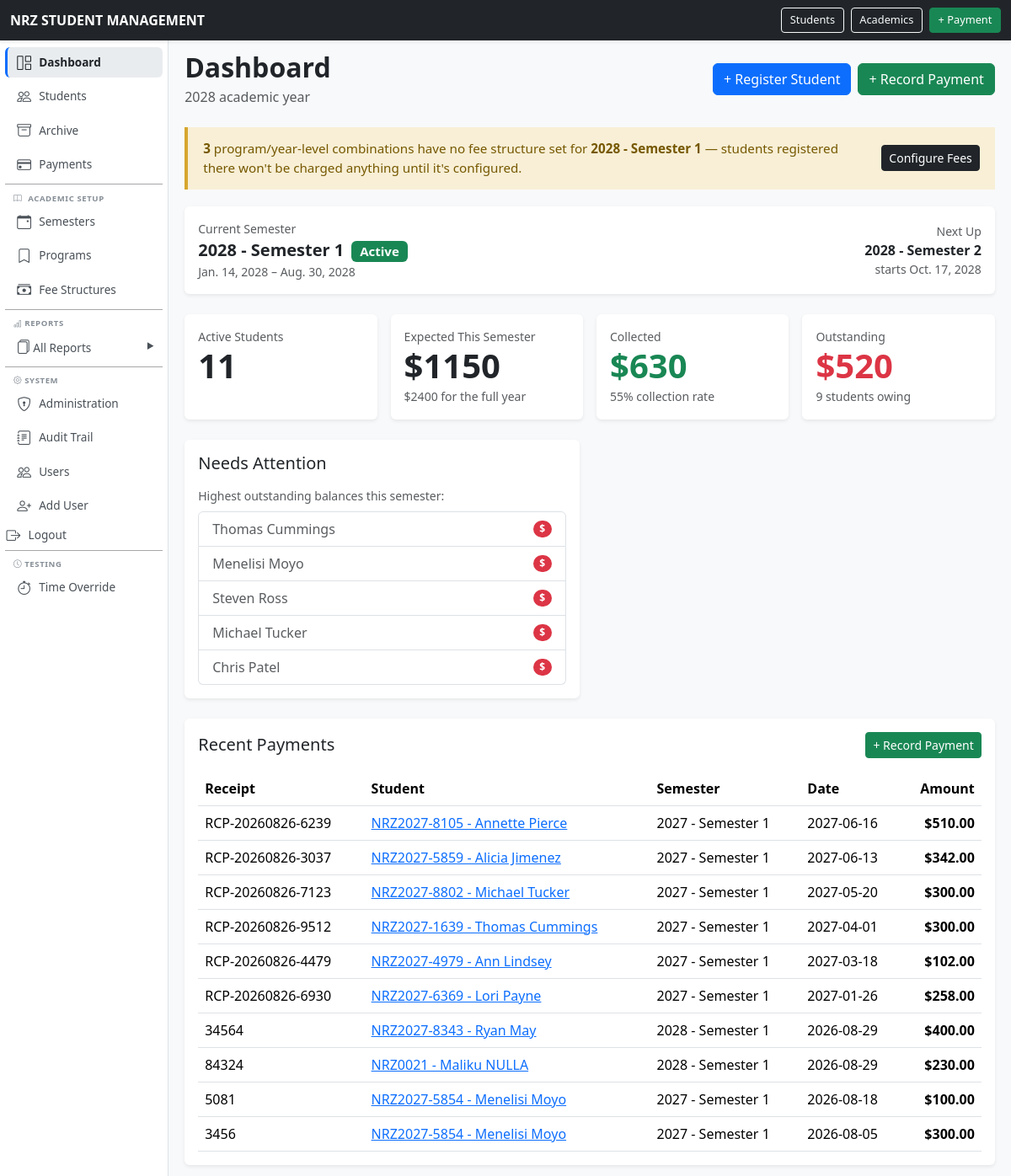
Screenshot of / (signed in) with the database file from the repository.
### school/models.py (models this page shows, shortened)
class AcademicYear(models.Model):
    name = models.CharField(
        max_length=20,
        unique=True,
    )
    start_date = models.DateField()
    end_date = models.DateField()
    is_current = models.BooleanField(
        default=False,
    )
    class Meta:
        ordering = ["-name"]
        constraints = [
            models.UniqueConstraint(
                fields=["is_current"],
                condition=Q(is_current=True),
                name="only_one_current_academic_year",
            ),
        ]

class Semester(models.Model):
    PERIOD_CHOICES = [
        (1, "Semester Period 1"),
        (2, "Semester Period 2"),
    ]
    academic_year = models.ForeignKey(
        AcademicYear,
        on_delete=models.PROTECT,
        related_name="semesters",
    )
    number = models.PositiveSmallIntegerField(
        choices=PERIOD_CHOICES,
    )
    start_date = models.DateField()
    end_date = models.DateField()
    class Meta:
        ordering = ["-academic_year__name", "number"]
        constraints = [
            models.UniqueConstraint(
                fields=["academic_year", "number"],
                name="unique_semester_period_per_year",
            ),
        ]
    def __str__(self):
        return f"{self.academic_year.name} - Semester {self.number}"

class Student(models.Model):
    ACTIVE = "ACTIVE"
    DEFERRED = "DEFERRED"
    WITHDRAWN = "WITHDRAWN"
    COMPLETED = "COMPLETED"
    STATUS_CHOICES = [
        (ACTIVE, "Active"),
        (DEFERRED, "Deferred"),
        (WITHDRAWN, "Withdrawn"),
        (COMPLETED, "Completed"),
    ]
    student_number = models.CharField(
        max_length=30,
        unique=True,
    )
    first_name = models.CharField(
        max_length=100,
    )
    national_id = models.CharField(
        max_length=100,
    )
    last_name = models.CharField(
        max_length=100,
    )
    date_of_birth = models.DateField(
        null=True,
        blank=True,
    )
    gender = models.CharField(
        max_length=20,
        blank=True,
    )
    guardian_name = models.CharField(
        max_length=150,
        blank=True,
    )
    guardian_phone = models.CharField(
        max_length=30,
        blank=True,
    )
    student_phone = models.CharField(
        max_length=30,
        blank=True ,
    )
    address = models.TextField(
        blank=True,
    )
    program = models.ForeignKey(
        Program,
        on_delete=models.PROTECT,
        related_name="students",
    )
    intake_year = models.ForeignKey(
        AcademicYear,
        on_delete=models.PROTECT,
        related_name="students",
    )
    status = models.CharField(
        max_length=20,
        choices=STATUS_CHOICES,
        default=ACTIVE,
    )
    created_at = models.DateTimeField(
        auto_now_add=True,
    )
    class Meta:
        ordering = [
            "last_name",
            "first_name",
        ]
        permissions = [
            ("can_view_financial_reports", "Can view financial reports"),
            ("can_view_outstanding_reports", "Can view outstanding balances"),
            ("can_record_payments", "Can record payments"),
        ]
    def __str__(self):
        return (
            f"{self.student_number} - "
            f"{self.first_name} "
            f"{self.last_name}"
        )

class Payment(models.Model):
    CASH = "CASH"
    BANK = "BANK"
    ECOCASH = "ECOCASH"
    OTHER = "OTHER"
    PAYMENT_METHODS = [
        (CASH, "Cash"),
        (BANK, "Bank"),
        (ECOCASH, "EcoCash"),
        (OTHER, "Other"),
    ]
    receipt_number = models.CharField(
        max_length=50,
        unique=True,
    )
    student = models.ForeignKey(
        Student,
        on_delete=models.PROTECT,
        related_name="payments",
    )
    semester = models.ForeignKey(
        Semester,
        on_delete=models.PROTECT,
        related_name="payments",
    )
    amount = models.DecimalField(
        max_digits=12,
        decimal_places=2,
    )
    payment_date = models.DateField()
    method = models.CharField(
        max_length=20,
        choices=PAYMENT_METHODS,
        default=CASH,
    )
    reference = models.CharField(
        max_length=100,
        blank=True,
    )
    notes = models.TextField(
        blank=True,
    )
    created_at = models.DateTimeField(
        auto_now_add=True,
    )
    class Meta:
        ordering = [
            "-payment_date",
            "-id",
        ]

### school/views.py (the view, shortened to what this page needs)
# urls.py: path("", views.dashboard, name="dashboard"),
@login_required
def dashboard(request):
    today = get_current_date()
    current_year = AcademicYear.objects.filter(
        start_date__lte=today,
        end_date__gte=today
    ).first()
    current_semester = Semester.objects.filter(
        start_date__lte=today,
        end_date__gte=today,
    ).select_related("academic_year").first()
    total_students = Student.objects.filter(status=Student.ACTIVE).count()
    if current_semester:
        fin = semester_financials(current_semester)
        total_charged = fin["charged"]
        total_paid = fin["paid"]
        outstanding = fin["outstanding"]
        collection_rate = fin["collection_rate"]
        outstanding_qs = outstanding_students(current_semester)
        students_with_balance = outstanding_qs.count()
        top_outstanding = outstanding_qs[:5]
    else:
        total_charged = total_paid = outstanding = Decimal("0")
        collection_rate = 0
        students_with_balance = 0
        top_outstanding = []
    expected_revenue_year = Decimal("0")
    if current_year:
        expected_revenue_year = StudentCharge.objects.filter(
            enrollment__semester__academic_year=current_year,
            enrollment__status=Enrollment.ACTIVE,
        ).aggregate(total=Sum("amount"))["total"] or Decimal("0")
    recent_payments = Payment.objects.select_related(
        "student", "semester"
    ).order_by("-payment_date", "-id")[:10]
    today_payments = Payment.objects.filter(payment_date=today).select_related(
        "student", "semester"
    )
    today_total = today_payments.aggregate(total=Sum("amount"))["total"] or Decimal("0")
    upcoming_semester = (
        Semester.objects.filter(start_date__gt=today)
        .order_by("start_date")
        .first()
    )
    unconfigured_fee_count = 0
    fee_setup_semester = current_semester or upcoming_semester
    if fee_setup_semester:
        unconfigured_fee_count = len(unconfigured_fee_structures(fee_setup_semester))
    ended_semesters = Semester.objects.filter(end_date__lt=today).order_by('-end_date')
    auto_progress_eligible = 0
    auto_progress_details = []
    for sem in ended_semesters:
        active_count = Enrollment.objects.filter(
            semester=sem,
            status=Enrollment.ACTIVE,
            student__status=Student.ACTIVE,
        ).count()
    context = {
        "total_students": total_students,
        "current_year": current_year,
        "current_semester": current_semester,
        "total_charged": total_charged,
        "total_paid": total_paid,
        "outstanding": outstanding,
        "collection_rate": collection_rate,
        "students_with_balance": students_with_balance,
        "top_outstanding": top_outstanding,
        "expected_revenue_year": expected_revenue_year,
        "recent_payments": recent_payments,
        "today_payments": today_payments,
        "today_total": today_total,
        "upcoming_semester": upcoming_semester,
        "fee_setup_semester": fee_setup_semester,
        "unconfigured_fee_count": unconfigured_fee_count,
        "today": today,
        "auto_progress_eligible": auto_progress_eligible,
        "auto_progress_details": auto_progress_details,
    }
    return render(request, "school/dashboard.html", context)

### templates/school/dashboard.html (shortened to what this page needs)
{% extends "base.html" %}
{% block content %}
<div class="d-flex justify-content-between align-items-center mb-4">
    <div>
        <h2 class="fw-bold mb-1">Dashboard</h2>
        <p class="text-muted mb-0">
            {% if current_year %}{{ current_year.name }} academic year{% else %}No current academic year set{% endif %}
        </p>
    </div>
    <div class="d-flex gap-2">
        <a href="{% url 'student_create' %}" class="btn btn-primary">+ Register Student</a>
        <a href="{% url 'payment_create' %}" class="btn btn-success">+ Record Payment</a>
    </div>
</div>
{% if unconfigured_fee_count > 0 and fee_setup_semester %}
<div class="alert alert-warning d-flex justify-content-between align-items-center">
    <div>
        <strong>{{ unconfigured_fee_count }}</strong> program/year-level combination{{ unconfigured_fee_count|pluralize }}
        {% if unconfigured_fee_count == 1 %}has{% else %}have{% endif %} no fee structure set for
        <strong>{{ fee_setup_semester }}</strong> — students registered there won't be charged anything until it's configured.
    </div>
    <a href="{% url 'fee_structure_list' fee_setup_semester.pk %}" class="btn btn-sm btn-dark text-nowrap ms-3">
        Configure Fees
    </a>
</div>
{% endif %}
<div class="card border-0 shadow-sm mb-4">
    <div class="card-body d-flex justify-content-between align-items-center flex-wrap gap-2">
        <div>
            <div class="text-muted small">Current Semester</div>
            {% if current_semester %}
                <div class="fs-5 fw-semibold">
                    {{ current_semester }}
                    <span class="badge text-bg-success ms-1">Active</span>
                </div>
                <div class="text-muted small">{{ current_semester.start_date }} – {{ current_semester.end_date }}</div>
            {% else %}
                <div class="fs-5 fw-semibold text-muted">No active semester right now</div>
                <a href="{% url 'semester_create' %}" class="small">Create one</a>
            {% endif %}
        </div>
        {% if upcoming_semester %}
        <div class="text-end">
            <div class="text-muted small">Next Up</div>
            <div class="fw-semibold">{{ upcoming_semester }}</div>
            <div class="text-muted small">starts {{ upcoming_semester.start_date }}</div>
        </div>
        {% endif %}
    </div>
</div>
<div class="row g-3 mb-4">
    <div class="col-6 col-lg-3">
        <div class="card border-0 shadow-sm h-100">
            <div class="card-body">
                <div class="text-muted small">Active Students</div>
                <div class="display-6 fw-bold">{{ total_students }}</div>
            </div>
        </div>
    </div>
    <div class="col-6 col-lg-3">
        <div class="card border-0 shadow-sm h-100">
            <div class="card-body">
                <div class="text-muted small">Expected This Semester</div>
                <div class="display-6 fw-bold">${{ total_charged|floatformat:0 }}</div>
                <small class="text-muted">${{ expected_revenue_year|floatformat:0 }} for the full year</small>
            </div>
        </div>
    </div>
    <div class="col-6 col-lg-3">
        <div class="card border-0 shadow-sm h-100">
            <div class="card-body">
                <div class="text-muted small">Collected</div>
                <div class="display-6 fw-bold text-success">${{ total_paid|floatformat:0 }}</div>
                <small class="text-muted">{{ collection_rate|floatformat:0 }}% collection rate</small>
            </div>
        </div>
    </div>
    <div class="col-6 col-lg-3">
        <div class="card border-0 shadow-sm h-100">
            <div class="card-body">
                <div class="text-muted small">Outstanding</div>
                <div class="display-6 fw-bold text-danger">${{ outstanding|floatformat:0 }}</div>
                <small class="text-muted">{{ students_with_balance }} student{{ students_with_balance|pluralize }} owing</small>
            </div>
        </div>
    </div>
</div>
<div class="row g-4 mb-4">
    <div class="col-lg-6">
        <div class="card border-0 shadow-sm h-100">
            <div class="card-body">
                <h5 class="mb-3">Needs Attention</h5>
                {% if students_with_balance > 0 %}
                <p class="text-muted small mb-2">Highest outstanding balances this semester:</p>
                <div class="list-group">
                    {% for student in top_outstanding %}
                    <a href="{% url 'student_detail' student.pk %}"
                       class="list-group-item list-group-item-action d-flex justify-content-between align-items-center">
                        {{ student.first_name }} {{ student.last_name }}
                        <span class="badge bg-danger rounded-pill">${{ student.balance|floatformat:2 }}</span>
                    </a>
                    {% endfor %}
                </div>
                {% else %}
                <p class="text-muted mb-0">All active students are up to date on payments.</p>
                {% endif %}
            </div>
        </div>
    </div>
</div>
<div class="card border-0 shadow-sm">
    <div class="card-body">
        <div class="d-flex justify-content-between align-items-center mb-3">
            <h5 class="mb-0">Recent Payments</h5>
            <a href="{% url 'payment_create' %}" class="btn btn-sm btn-success">+ Record Payment</a>
        </div>
        <div class="table-responsive">
            <table class="table table-hover mb-0">
                <thead>
                    <tr>
                        <th>Receipt</th>
                        <th>Student</th>
                        <th>Semester</th>
                        <th>Date</th>
                        <th class="text-end">Amount</th>
                    </tr>
                </thead>
                <tbody>
                    {% for payment in recent_payments %}
                    <tr>
                        <td>{{ payment.receipt_number }}</td>
                        <td><a href="{% url 'student_detail' payment.student.pk %}">{{ payment.student }}</a></td>
                        <td>{{ payment.semester }}</td>
                        <td>{{ payment.payment_date|date:"Y-m-d" }}</td>
                        <td class="text-end fw-bold">${{ payment.amount|floatformat:2 }}</td>
                    </tr>
                    {% empty %}
                    <tr><td colspan="5" class="text-center text-muted py-4">No payments recorded yet.</td></tr>
                    {% endfor %}
                </tbody>
            </table>
        </div>
    </div>
</div>
{% endblock %}

### rows the page displays
AcademicYear: name "2028"
Semester: academic_year+number "2028 - Semester 1", start_date "Jan. 14, 2028", end_date "Aug. 30, 2028"
Semester: academic_year+number "2028 - Semester 2", start_date "Oct. 17, 2028"
Student: first_name "Thomas", last_name "Cummings"
Student: first_name "Menelisi", last_name "Moyo"
Student: first_name "Steven", last_name "Ross"
Student: first_name "Michael", last_name "Tucker"
Student: first_name "Chris", last_name "Patel"
Payment: receipt_number "RCP-20260826-6239", student "NRZ2027-8105 - Annette Pierce", semester "2027 - Semester 1", payment_date "2027-06-16", amount "510.00"
Payment: receipt_number "RCP-20260826-3037", student "NRZ2027-5859 - Alicia Jimenez", semester "2027 - Semester 1", payment_date "2027-06-13", amount "342.00"
Payment: receipt_number "RCP-20260826-7123", student "NRZ2027-8802 - Michael Tucker", semester "2027 - Semester 1", payment_date "2027-05-20", amount "300.00"
Payment: receipt_number "RCP-20260826-9512", student "NRZ2027-1639 - Thomas Cummings", semester "2027 - Semester 1", payment_date "2027-04-01", amount "300.00"
Payment: receipt_number "RCP-20260826-4479", student "NRZ2027-4979 - Ann Lindsey", semester "2027 - Semester 1", payment_date "2027-03-18", amount "102.00"
Payment: receipt_number "RCP-20260826-6930", student "NRZ2027-6369 - Lori Payne", semester "2027 - Semester 1", payment_date "2027-01-26", amount "258.00"
Payment: receipt_number "34564", student "NRZ2027-8343 - Ryan May", semester "2028 - Semester 1", payment_date "2026-08-29", amount "400.00"
Payment: receipt_number "84324", student "NRZ0021 - Maliku NULLA", semester "2028 - Semester 1", payment_date "2026-08-29", amount "230.00"
Payment: receipt_number "5081", student "NRZ2027-5854 - Menelisi Moyo", semester "2027 - Semester 1", payment_date "2026-08-18", amount "100.00"
Payment: receipt_number "3456", student "NRZ2027-5854 - Menelisi Moyo", semester "2027 - Semester 1", payment_date "2026-08-05", amount "300.00"

### other values shown
{{ unconfigured_fee_count }} "3"
{{ total_students }} "11"
{{ total_charged|floatformat:0 }} "1150"
{{ expected_revenue_year|floatformat:0 }} "2400"
{{ total_paid|floatformat:0 }} "630"
{{ collection_rate|floatformat:0 }} "55"
{{ outstanding|floatformat:0 }} "520"
{{ students_with_balance }} "9"
